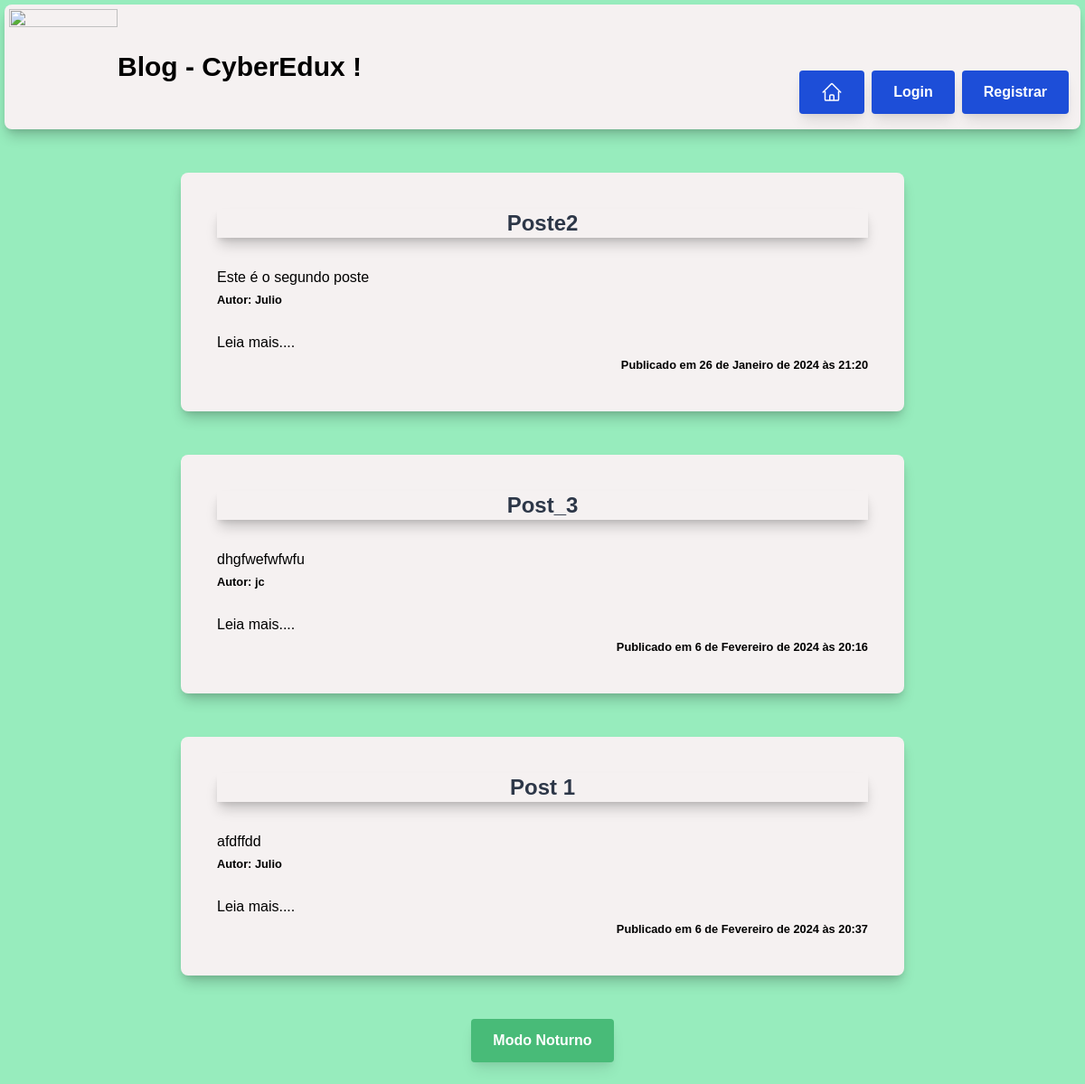
The app's page /, older data.
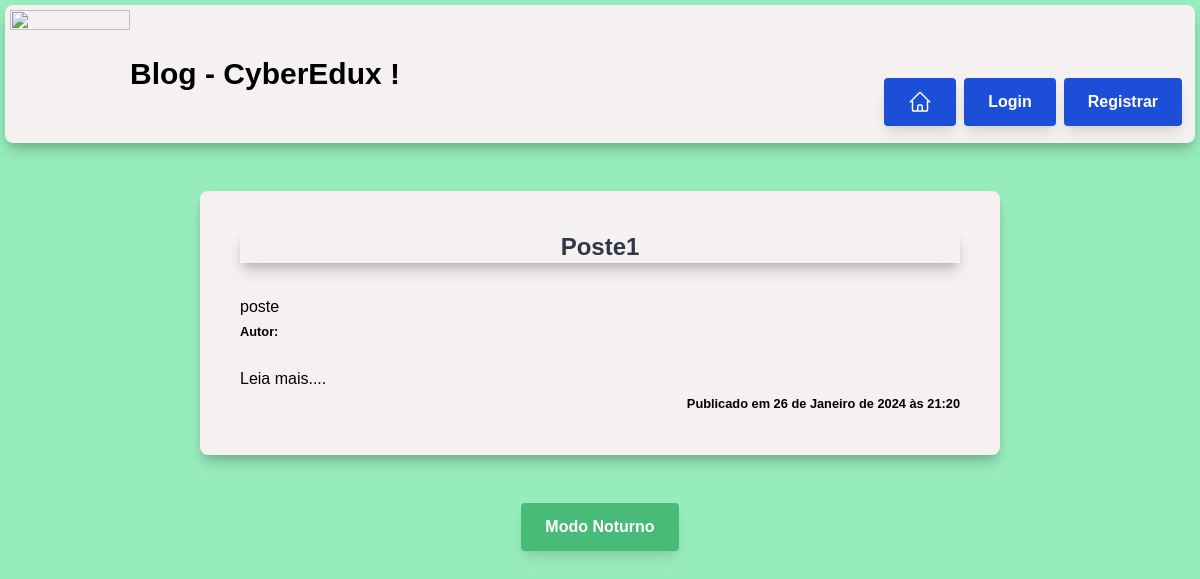
The same page, newer data.
### APP_1/models.py (models this page shows)
class Post (models.Model):
    titulo = models.CharField(max_length = 200)
    conteudo = models.TextField()
    publicacao_em = models.DateTimeField(auto_now_add = True)
    autor = models.CharField(max_length = 100)
    resumo = models.TextField()
    slug = models.SlugField(unique = True )
    img = models.CharField(max_length = 200)
    class meta:
        ordering = ['-publicado_em']

### APP_1/views.py (the view)
# urls.py: path('', views.home, name='home'),
def home(request):
    posts = Post.objects.all()
    return render(request, 'home.html', {'posts': posts})

### APP_1/templates/home.html (shortened to what this page needs)
{% extends 'base.html' %}
{% block conteudo %}
{% for post in posts %}
<section class="my-9 p-10 info-section bg-white rounded-lg">
    <h2 class="text-2xl font-bold section-title">{{post.titulo}}</h2>
    <p>{{post.resumo}}</p>
    <small><strong>Autor: {{post.autor}}</strong></small>
    <br><br>
    <a href="{{post.slug}}" class="hover:text-blue-800 hover:font-bold hover:bg-yellow-200">Leia mais....</a>
    <div class="text-right mt+10 mr+2">
        <small class="font-bold"> Publicado em {{post.publicacao_em}}</small>
    </div>
</section>
{% endfor %}
{% endblock %}

Row changes from the older to the newer data that the page shows:
removed Post: titulo "Post_3", resumo "dhgfwefwfwfu", autor "jc", publicacao_em "6 de Fevereiro de 2024 às 20:16"
removed Post: titulo "Post 1", resumo "afdffdd", autor "Julio", publicacao_em "6 de Fevereiro de 2024 às 20:37"
changed Post: titulo "Poste2" → "Poste1"; resumo "Este é o segundo poste" → "poste"; autor "Julio" → (not shown)
